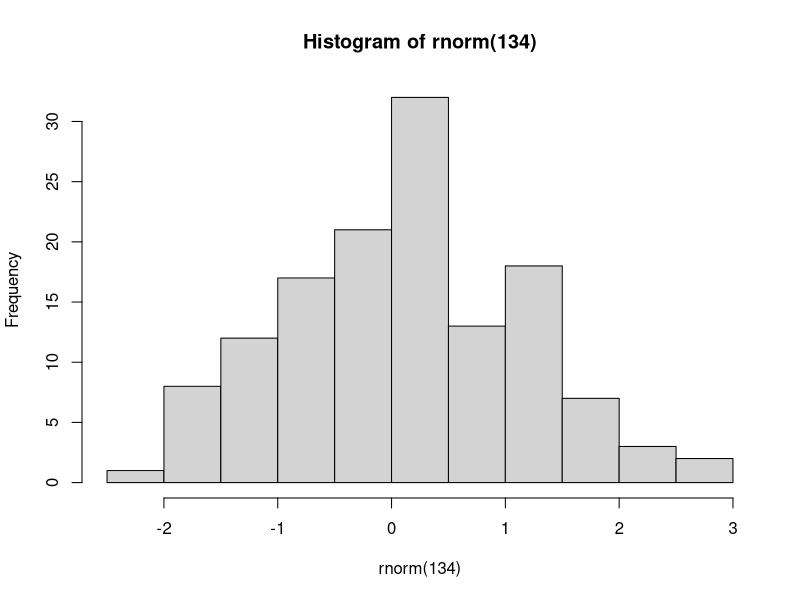
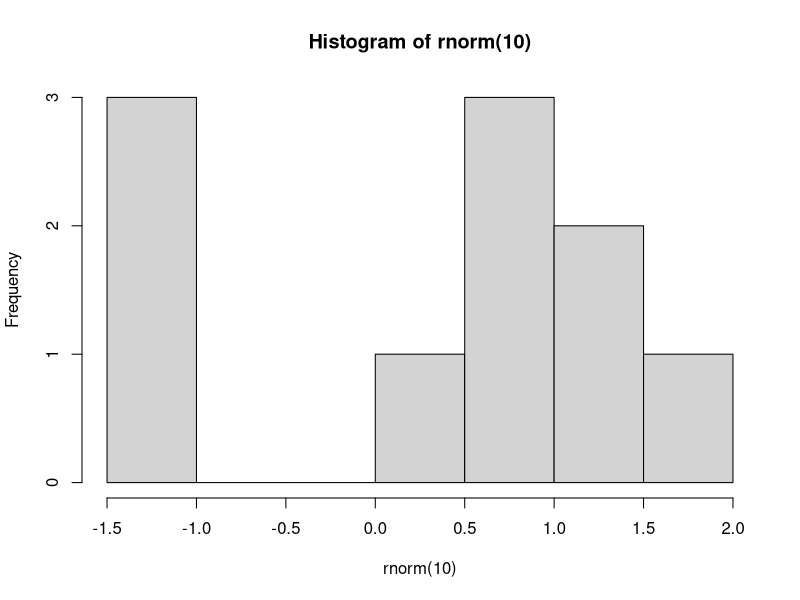
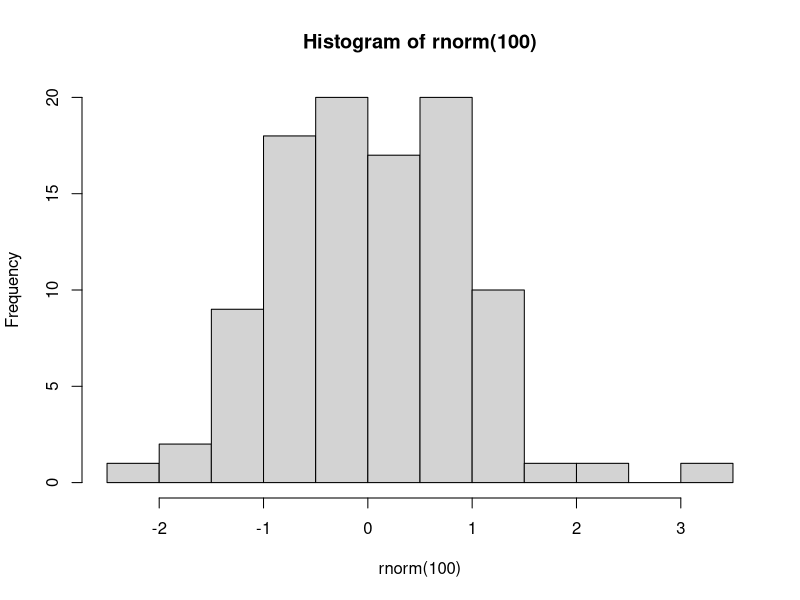
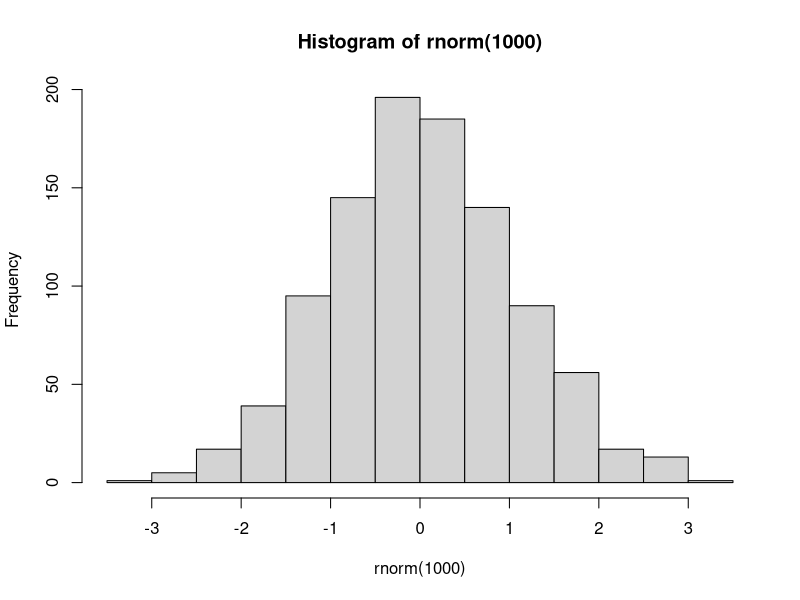
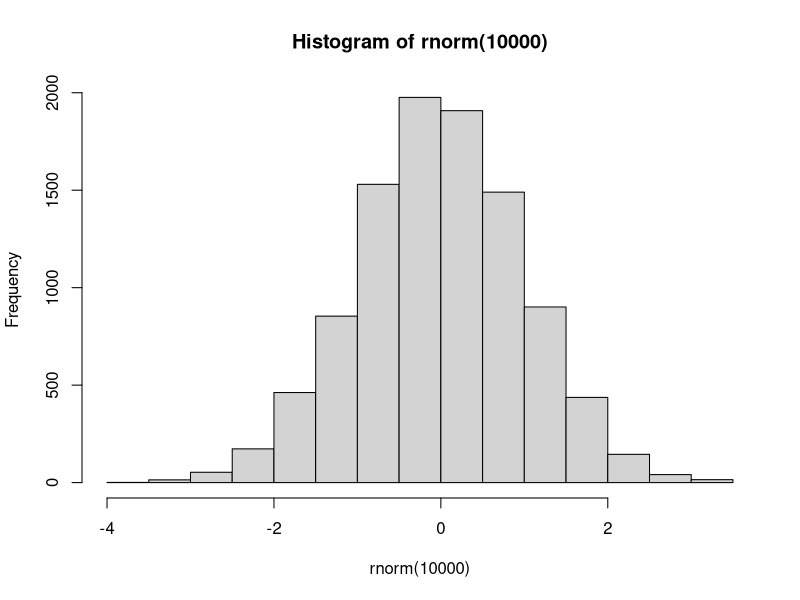
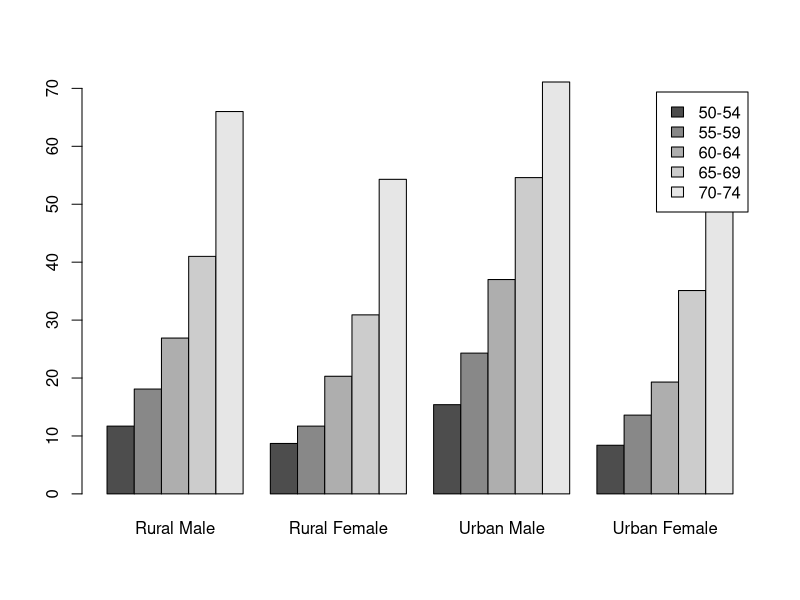

These charts were generated, in order, by the following R code:
## ---- chunk 1
knitr::opts_chunk$set(echo = TRUE)


## ---- chunk 2
# Different histograms based on number of random variates
hist(rnorm(134))
hist(rnorm(10))
hist(rnorm(100))
hist(rnorm(1000))
hist(rnorm(10000))

## ---- chunk 3
barplot(VADeaths, beside = TRUE, legend = TRUE)
VADeaths
help(VADeaths)
## ---- chunk 4

2 + 9 * 4            # PEMDAS; place spaces around operators
# [1] that appears before 38 indicates the result is a vector of length 1

2+9*4               # no spaces around operators; it still works

4 + 3 / 10 ^2       # exponential first, then division, then addition

# Parantheses used to alter order of operations
4 + (3 / 10) ^ 2    # division first, then exponentiation, then addition

(4 + 3) / 10 ^ 2    # addition first, then exponentiation, then diviion

(4 + 4 / 10) ^ 2    # division first, then addition, then exponentiation

((4 + 3) / 10) ^ 2  # addition first, then division, then exponentiation

2 * 3 -             # + prompt for more input (when run in console)
+ 7                 # completed command 2 * 3 - 7

1 / 4               # the display suppresses trailing zeros

1 / 3               # default seven dispaly digits

8 * 10 ^ 3          # exponentiation first

1111111 * 1111111   # no commas on constants; result in scientific notation


# 2.2 Number of digits displayed
pi                  # built in constant,

options(digits = 10)# display 10 digits
pi

options(digits = 5)# display 5 digits
pi

options(digits = 22)# display 22 digits
pi

1111111 * 1111111   # now exact

789 ^ 10            # expressed in scientific notation

17.046875           # stored exactly

6.02214e23          # stored dependent on machine; book shows full number

1 / 17 ^ 7          # a small number


# 2.3 Undefined calculations

1/0

Inf - Inf

-1 / 0

0 / 0

(-9) ^ (1 / 2)
## ---- chunk 5
# 3.1 Assigning numeric values to objects 

x = 2


